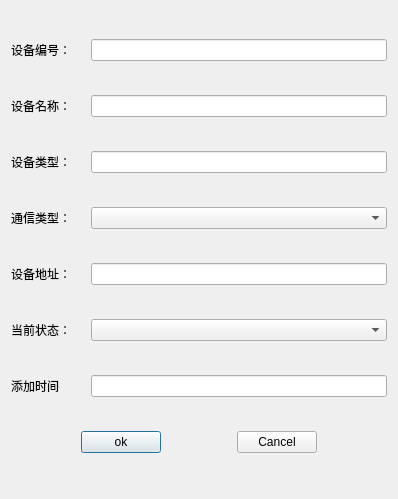
<?xml version="1.0" encoding="UTF-8"?>
<ui version="4.0">
 <class>DeviceDialog</class>
 <widget class="QDialog" name="DeviceDialog">
  <property name="geometry">
   <rect>
    <x>0</x>
    <y>0</y>
    <width>398</width>
    <height>499</height>
   </rect>
  </property>
  <property name="windowTitle">
   <string>Dialog</string>
  </property>
  <layout class="QVBoxLayout" name="verticalLayout">
   <item>
    <layout class="QHBoxLayout" name="horizontalLayout_2" stretch="2,8">
     <item>
      <widget class="QLabel" name="edtDevId">
       <property name="text">
        <string>设备编号：</string>
       </property>
      </widget>
     </item>
     <item>
      <widget class="QLineEdit" name="edtDevId_L"/>
     </item>
    </layout>
   </item>
   <item>
    <layout class="QHBoxLayout" name="horizontalLayout_3" stretch="2,8">
     <item>
      <widget class="QLabel" name="edtDevName">
       <property name="text">
        <string>设备名称：</string>
       </property>
      </widget>
     </item>
     <item>
      <widget class="QLineEdit" name="edtDevName_L"/>
     </item>
    </layout>
   </item>
   <item>
    <layout class="QHBoxLayout" name="horizontalLayout_4" stretch="2,8">
     <item>
      <widget class="QLabel" name="edtDevType">
       <property name="text">
        <string>设备类型：</string>
       </property>
      </widget>
     </item>
     <item>
      <widget class="QLineEdit" name="edtDevType_L"/>
     </item>
    </layout>
   </item>
   <item>
    <layout class="QHBoxLayout" name="horizontalLayout_5" stretch="2,8">
     <item>
      <widget class="QLabel" name="cmbCommType">
       <property name="text">
        <string>通信类型：</string>
       </property>
      </widget>
     </item>
     <item>
      <widget class="QComboBox" name="cmbCommType_C"/>
     </item>
    </layout>
   </item>
   <item>
    <layout class="QHBoxLayout" name="horizontalLayout_6" stretch="2,8">
     <item>
      <widget class="QLabel" name="edtAddr">
       <property name="text">
        <string>设备地址：</string>
       </property>
      </widget>
     </item>
     <item>
      <widget class="QLineEdit" name="edtAddr_L"/>
     </item>
    </layout>
   </item>
   <item>
    <layout class="QHBoxLayout" name="horizontalLayout_7" stretch="2,8">
     <item>
      <widget class="QLabel" name="cmbStatus">
       <property name="text">
        <string>当前状态：</string>
       </property>
      </widget>
     </item>
     <item>
      <widget class="QComboBox" name="cmbStatus_C"/>
     </item>
    </layout>
   </item>
   <item>
    <layout class="QHBoxLayout" name="horizontalLayout_8" stretch="2,8">
     <item>
      <widget class="QLabel" name="edtAddTime">
       <property name="text">
        <string>添加时间</string>
       </property>
      </widget>
     </item>
     <item>
      <widget class="QLineEdit" name="edtAddTime_L"/>
     </item>
    </layout>
   </item>
   <item>
    <layout class="QHBoxLayout" name="horizontalLayout">
     <item>
      <spacer name="horizontalSpacer">
       <property name="orientation">
        <enum>Qt::Orientation::Horizontal</enum>
       </property>
       <property name="sizeHint" stdset="0">
        <size>
         <width>40</width>
         <height>20</height>
        </size>
       </property>
      </spacer>
     </item>
     <item>
      <widget class="QPushButton" name="btnOk">
       <property name="text">
        <string>ok</string>
       </property>
      </widget>
     </item>
     <item>
      <spacer name="horizontalSpacer_3">
       <property name="orientation">
        <enum>Qt::Orientation::Horizontal</enum>
       </property>
       <property name="sizeHint" stdset="0">
        <size>
         <width>40</width>
         <height>20</height>
        </size>
       </property>
      </spacer>
     </item>
     <item>
      <widget class="QPushButton" name="btnCancel">
       <property name="text">
        <string>Cancel</string>
       </property>
      </widget>
     </item>
     <item>
      <spacer name="horizontalSpacer_2">
       <property name="orientation">
        <enum>Qt::Orientation::Horizontal</enum>
       </property>
       <property name="sizeHint" stdset="0">
        <size>
         <width>40</width>
         <height>20</height>
        </size>
       </property>
      </spacer>
     </item>
    </layout>
   </item>
  </layout>
 </widget>
 <resources/>
 <connections/>
</ui>
